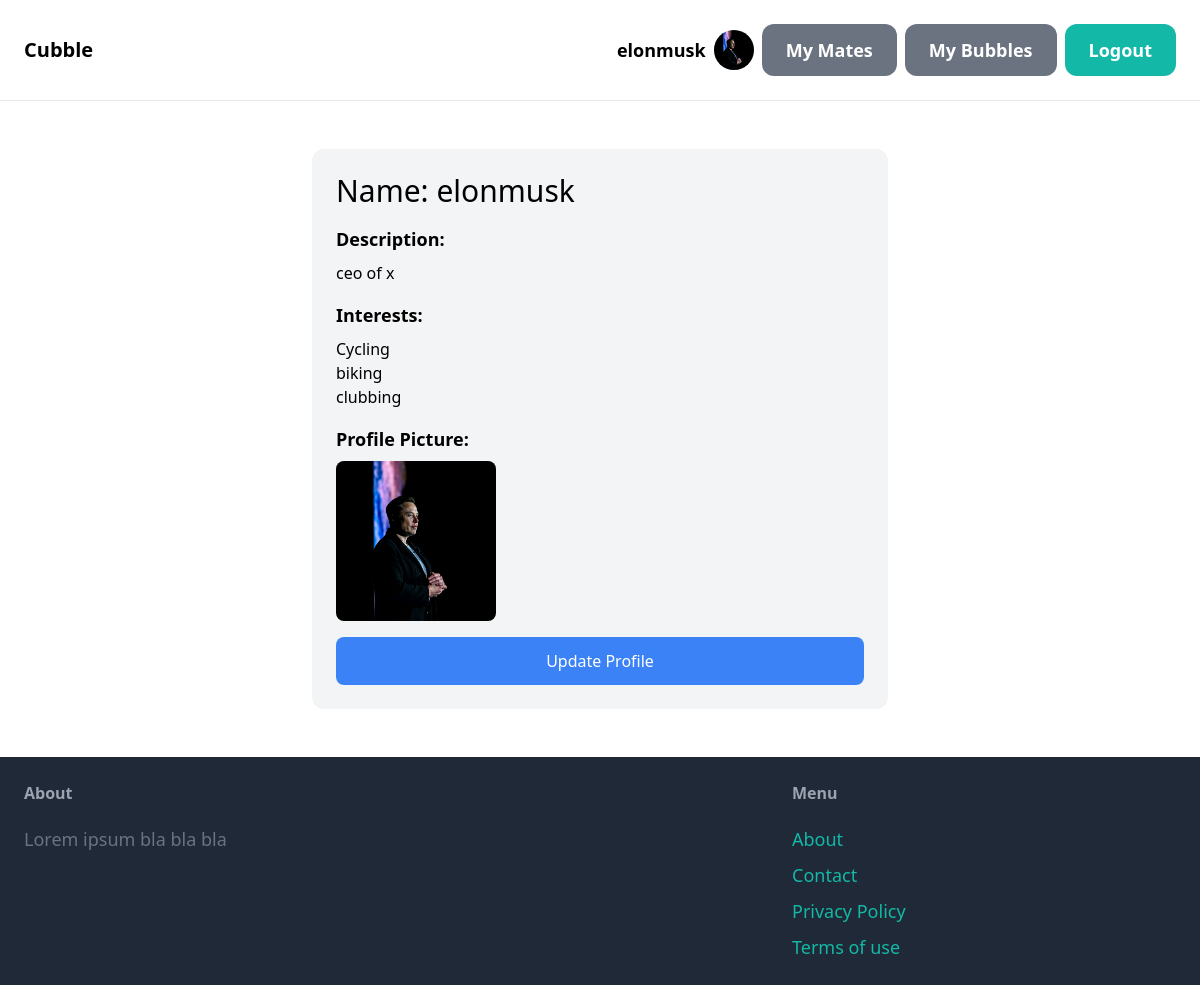
The app's page /profile/ (signed in) with its own data.
### core/models.py (models this page shows, shortened)
class Profile(models.Model):
    user_id = models.OneToOneField(User, related_name='Profile', on_delete=models.CASCADE)
    description = models.CharField(max_length = 500, blank=True)
    interests = models.ManyToManyField(ProfileTag, blank=True)
    profile_pic = models.ImageField(upload_to='profil_pic', blank=True)

class ProfileTag(models.Model):
    name = models.CharField(max_length=100)

### core/views.py (the view)
# urls.py: path('profile/', views.user_profile, name='user_profile'),
@login_required
def user_profile(request):
    username = request.user.username
    user_id = request.user.id
    try:
        profile = Profile.objects.get(user_id=user_id)
    except Profile.DoesNotExist:
        profile = Profile.objects.create(user_id=request.user)
    return render(request, 'core/user_profile.html', {
        'username': username,
        'profile': profile
    })

### core/templates/core/user_profile.html (shortened to what this page needs)
{% extends 'core/base.html' %}
{% block content %}
<div class="w-1/2 my-6 mx-auto p-6 bg-gray-100 rounded-xl">
    <h1 class="mb-4 text-3xl">Name: {{ request.user.username }}</h1>
    <div class="mb-4">
        <h2 class="text-lg font-semibold mb-2">Description:</h2>
        <p>{{ profile.description }}</p>
    </div>
    <div class="mb-4">
        <h3 class="text-lg font-semibold mb-2">Interests:</h3>
        <ul>
            {% for interest in profile.interests.all %}
                <li>{{ interest.name }}</li>
            {% endfor %}
        </ul>
    </div>
    <div class="mb-4">
        <h3 class="text-lg font-semibold mb-2">Profile Picture:</h3>
        {% if profile.profile_pic %}
            <img src="{{ profile.profile_pic.url }}" alt="Profile Picture" class="w-40 h-auto rounded-lg">
        {% endif %}
    </div>
    <a href="{% url 'core:update_profile' %}" class="block w-full text-center bg-blue-500 text-white py-3 rounded-lg hover:bg-blue-700">Update Profile</a>
</div>
{% endblock %}

### core/templates/core/base.html (shortened to what this page needs)
<!DOCTYPE html>
<html lang="en">
<head>
    <Script src="https://cdn.tailwindcss.com"></Script>
</head>
<body>
    <nav class="py-6 px-6 flex justify-between items-center border-b border-gray-200">
        <a href="/" class="text-xl font-semibold"> Cubble </a>
        <div class="space-x-6">
            {% if request.user.is_authenticated %}
                <div class="flex items-center space-x-2">
                    <a href="{% url 'core:user_profile' %}" class="flex items-center space-x-2">
                        <span class="text-lg font-semibold">{{ request.user.username }}</span>
                        <div class="h-10 w-10 rounded-full overflow-hidden bg-gray-300">
                            {% if request.user.Profile.profile_pic %}
                                <img src="{{ request.user.Profile.profile_pic.url }}" alt="Profile Pic" class="h-full w-full object-cover">
                            {% endif %}
                        </div>
                    </a>
                    <a href="{% url 'core:myfriends' %}" class="px-6 py-3 text-lg font-semibold bg-gray-500 text-white rounded-xl hover:bg-gray-700">My Mates</a>
                    <a href="{% url 'core:mybubbles' %}" class="px-6 py-3 text-lg font-semibold bg-gray-500 text-white rounded-xl hover:bg-gray-700">My Bubbles</a>
                    <a href="{% url 'core:logout' %}" class="px-6 py-3 text-lg font-semibold bg-teal-500 text-white rounded-xl hover:bg-teal-700">Logout</a>
                </div>
            {% else %}
                <a href="{% url 'core:signup' %}" class="px-6 py-3 text-lg font-semibold bg-teal-500 text-white rounded-xl hover:bg-teal-700">Sign up</a>
                <a href="{% url 'core:login' %}" class="px-6 py-3 text-lg font-semibold bg-gray-500 text-white rounded-xl hover:bg-gray-700">Log in</a>
            {% endif %}
        </div>
    </nav>
    <div class="px-6 py-6">
        {% block content %}
        {% endblock %}
    </div>
    <footer class="py-6 px-6 flex justify-between bg-gray-800">
        <div class="w-2/3 pr-10">
            <h3 class="mb-5 font-semibold text-gray-400"> About </h3>
            <p class="text-lg text-gray-500"> Lorem ipsum bla bla bla </p>
        </div>
        <div class="w-1/3">
            <h3 class="mb-5 font-semibold text-gray-400"> Menu </h3>
            <ul class="space-y-2">
                <li><a href="#" class="text-lg text-teal-500 hover:text-teal-700">About</a></li>
                <li><a href="#" class="text-lg text-teal-500 hover:text-teal-700">Contact</a></li>
                <li><a href="#" class="text-lg text-teal-500 hover:text-teal-700">Privacy Policy</a></li>
                <li><a href="#" class="text-lg text-teal-500 hover:text-teal-700">Terms of use</a></li>
            </ul>
        </div>
    </footer>
</body>
</html>

### records on screen
Profile: description "ceo of x", profile_pic (picture)
ProfileTag: name "Cycling"
ProfileTag: name "biking"
ProfileTag: name "clubbing"

### other values on screen
{{ request.user.username }} "elonmusk"
